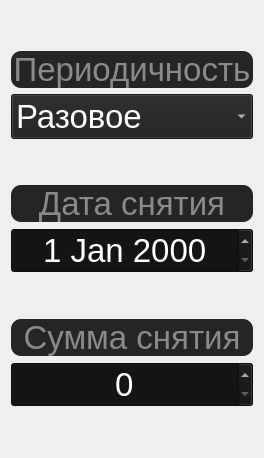
                  <widget class="QWidget" name="tab_9">
                   <attribute name="title">
                    <string>Снятия</string>
                   </attribute>
                   <layout class="QGridLayout" name="gridLayout_11">
                    <item row="1" column="2">
                     <layout class="QGridLayout" name="gridLayout_15">
                      <item row="0" column="0">
                       <spacer name="verticalSpacer_5">
                        <property name="orientation">
                         <enum>Qt::Vertical</enum>
                        </property>
                        <property name="sizeHint" stdset="0">
                         <size>
                          <width>20</width>
                          <height>40</height>
                         </size>
                        </property>
                       </spacer>
                      </item>
                      <item row="1" column="0">
                       <widget class="QLabel" name="label_10">
                        <property name="sizePolicy">
                         <sizepolicy hsizetype="Preferred" vsizetype="MinimumExpanding">
                          <horstretch>0</horstretch>
                          <verstretch>0</verstretch>
                         </sizepolicy>
                        </property>
                        <property name="styleSheet">
                         <string notr="true">border-radius: 10px;
background-color: rgb(37, 37, 37);
color: rgb(138, 137, 140);
font-size: 33px;
font: 16pt &quot;Comic Sans MS&quot;;</string>
                        </property>
                        <property name="text">
                         <string>Периодичность</string>
                        </property>
                        <property name="alignment">
                         <set>Qt::AlignCenter</set>
                        </property>
                       </widget>
                      </item>
                      <item row="2" column="0">
                       <widget class="QComboBox" name="comboBox_4">
                        <property name="sizePolicy">
                         <sizepolicy hsizetype="Preferred" vsizetype="MinimumExpanding">
                          <horstretch>0</horstretch>
                          <verstretch>0</verstretch>
                         </sizepolicy>
                        </property>
                        <property name="styleSheet">
                         <string notr="true">background-color: rgb(32, 32, 32);
color: rgb(255, 255, 255);
font-size: 33px;
font: 16pt &quot;Comic Sans MS&quot;;
</string>
                        </property>
                        <item>
                         <property name="text">
                          <string>Разовое</string>
                         </property>
                        </item>
                        <item>
                         <property name="text">
                          <string>Раз в месяц</string>
                         </property>
                        </item>
                        <item>
                         <property name="text">
                          <string>Раз в квартал</string>
                         </property>
                        </item>
                        <item>
                         <property name="text">
                          <string>Раз в полгода</string>
                         </property>
                        </item>
                        <item>
                         <property name="text">
                          <string>Раз в год</string>
                         </property>
                        </item>
                       </widget>
                      </item>
                      <item row="3" column="0">
                       <spacer name="verticalSpacer_6">
                        <property name="orientation">
                         <enum>Qt::Vertical</enum>
                        </property>
                        <property name="sizeHint" stdset="0">
                         <size>
                          <width>20</width>
                          <height>40</height>
                         </size>
                        </property>
                       </spacer>
                      </item>
                      <item row="4" column="0">
                       <widget class="QLabel" name="label_11">
                        <property name="sizePolicy">
                         <sizepolicy hsizetype="Preferred" vsizetype="MinimumExpanding">
                          <horstretch>0</horstretch>
                          <verstretch>0</verstretch>
                         </sizepolicy>
                        </property>
                        <property name="styleSheet">
                         <string notr="true">border-radius: 10px;
background-color: rgb(37, 37, 37);
color: rgb(138, 137, 140);
font-size: 33px;
font: 16pt &quot;Comic Sans MS&quot;;</string>
                        </property>
                        <property name="text">
                         <string>Дата снятия</string>
                        </property>
                        <property name="alignment">
                         <set>Qt::AlignCenter</set>
                        </property>
                       </widget>
                      </item>
                      <item row="5" column="0">
                       <widget class="QDateEdit" name="dateEdit_4">
                        <property name="sizePolicy">
                         <sizepolicy hsizetype="Minimum" vsizetype="MinimumExpanding">
                          <horstretch>0</horstretch>
                          <verstretch>0</verstretch>
                         </sizepolicy>
                        </property>
                        <property name="styleSheet">
                         <string notr="true">background-color: rgb(20, 20, 20);
color: rgb(255, 255, 255);
font-size: 33px;
font: 16pt &quot;Comic Sans MS&quot;;
</string>
                        </property>
                        <property name="alignment">
                         <set>Qt::AlignCenter</set>
                        </property>
                       </widget>
                      </item>
                      <item row="6" column="0">
                       <spacer name="verticalSpacer_7">
                        <property name="orientation">
                         <enum>Qt::Vertical</enum>
                        </property>
                        <property name="sizeHint" stdset="0">
                         <size>
                          <width>20</width>
                          <height>40</height>
                         </size>
                        </property>
                       </spacer>
                      </item>
                      <item row="7" column="0">
                       <widget class="QLabel" name="label_12">
                        <property name="sizePolicy">
                         <sizepolicy hsizetype="Preferred" vsizetype="MinimumExpanding">
                          <horstretch>0</horstretch>
                          <verstretch>0</verstretch>
                         </sizepolicy>
                        </property>
                        <property name="styleSheet">
                         <string notr="true">border-radius: 10px;
background-color: rgb(37, 37, 37);
color: rgb(138, 137, 140);
font-size: 33px;
font: 16pt &quot;Comic Sans MS&quot;;</string>
                        </property>
                        <property name="text">
                         <string>Сумма снятия</string>
                        </property>
                        <property name="alignment">
                         <set>Qt::AlignCenter</set>
                        </property>
                       </widget>
                      </item>
                      <item row="8" column="0">
                       <widget class="QSpinBox" name="spinBox_7">
                        <property name="sizePolicy">
                         <sizepolicy hsizetype="Minimum" vsizetype="MinimumExpanding">
                          <horstretch>0</horstretch>
                          <verstretch>0</verstretch>
                         </sizepolicy>
                        </property>
                        <property name="styleSheet">
                         <string notr="true">background-color: rgb(20, 20, 20);
color: rgb(255, 255, 255);
font-size: 33px;
font: 16pt &quot;Comic Sans MS&quot;;
</string>
                        </property>
                        <property name="alignment">
                         <set>Qt::AlignCenter</set>
                        </property>
                        <property name="maximum">
                         <number>999999999</number>
                        </property>
                       </widget>
                      </item>
                      <item row="9" column="0">
                       <spacer name="verticalSpacer_8">
                        <property name="orientation">
                         <enum>Qt::Vertical</enum>
                        </property>
                        <property name="sizeHint" stdset="0">
                         <size>
                          <width>20</width>
                          <height>40</height>
                         </size>
                        </property>
                       </spacer>
                      </item>
                     </layout>
                    </item>
                   </layout>
                  </widget>
